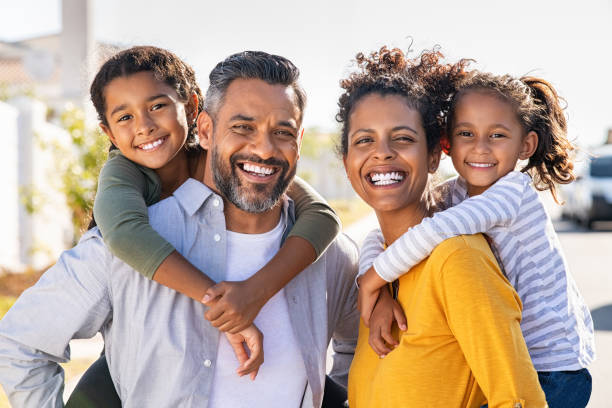
#> input picture Lab Activity 09/family.jpg, 612 x 408 px
$ jupyter execute experiment_9.ipynb
#> lines starting #> are read from the running program, lines starting #| are printed output that depends on the picture; after the words box and inside, x2 and y2 are one past the last pixel; in counts of white or black regions, pixels touching at a corner belong together
[cell 1]
import cv2
import numpy as np

[cell 2]
# load models
face_cascade = cv2.CascadeClassifier(cv2.data.haarcascades + 'haarcascade_frontalface_default.xml')
eye_cascade = cv2.CascadeClassifier(cv2.data.haarcascades + 'haarcascade_eye.xml')
smile_cascade = cv2.CascadeClassifier(cv2.data.haarcascades + 'haarcascade_smile.xml')

[cell 3]
img = cv2.imread("family.jpg")  # Load image
#> img is the input picture: shape (408, 612, 3); mean B, G, R 155.4, 167.7, 186.6
cv2.imshow("Image", img)  # Display the image
cv2.waitKey(0)  # Wait for a key press
cv2.destroyAllWindows()  # Close all windows

[cell 4]
gray = cv2.cvtColor(img, cv2.COLOR_BGR2GRAY)  # Convert to grayscale
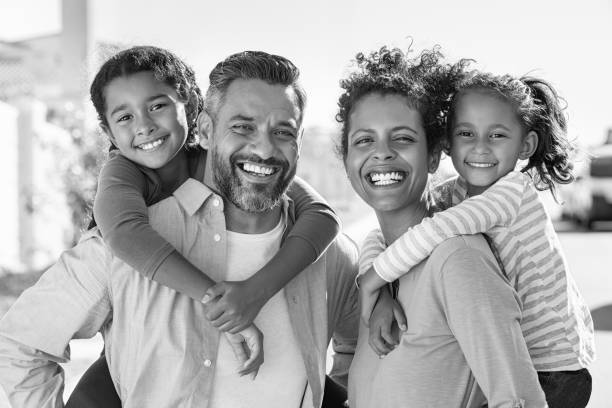
#> gray: shape (408, 612); min 0, max 255, mean 172
cv2.imshow("Grayscale Image", gray)  # Display the grayscale image
cv2.waitKey(0)  # Wait for a key press
cv2.destroyAllWindows()  # Close all windows

[cell 5]
# detect
face_cascade = cv2.CascadeClassifier(cv2.data.haarcascades + 'haarcascade_frontalface_default.xml')
eye_cascade = cv2.CascadeClassifier(cv2.data.haarcascades + 'haarcascade_eye.xml')
smile_cascade = cv2.CascadeClassifier(cv2.data.haarcascades + 'haarcascade_smile.xml')

[cell 6]
faces = face_cascade.detectMultiScale(gray, 1.3, 5)
#> faces = [[444, 107, 77, 77], [93, 77, 89, 89], [213, 91, 104, 104], [334, 100, 101, 101]]

[cell 7]
# draw bounding boxes for each face detected
for (x,y,w,h) in faces:
    img = cv2.rectangle(img, (x,y), (x + w, y + h), (255,0,0), 2)
    roi_gray = gray[y:y+h, x:x+w] # roi: region of interest
    roi_color = img[y:y+h, x:x+w]
    eyes = eye_cascade.detectMultiScale(roi_gray)
    for (ex,ey,ew,eh) in eyes:
        cv2.rectangle(roi_color,(ex,ey),(ex+ew,ey+eh),(0,255,0),2)
#> this loop made 4 passes
#> (x, y, w, h, eyes) on passes 1 to 4: (444, 107, 77, 77, [[11, 16, 22, 22], [41, 17, 24, 24]]), (93, 77, 89, 89, [[50, 18, 25, 25], [20, 30, 23, 23]]), (213, 91, 104, 104, [[14, 21, 32, 32], [57, 31, 22, 22]]), (334, 100, 101, 101, [[17, 28, 26, 26], [56, 26, 28, 28]])
#> pass 1, `roi_gray = gray[y:y+h, x:x+w]`:
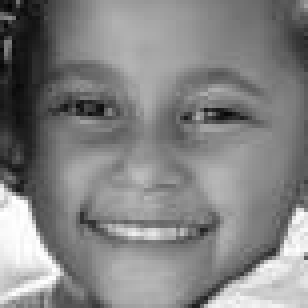
#> roi_gray: shape (77, 77) (shown 4 times larger); min 3, max 255, mean 130.7
#> pass 1, `roi_color = img[y:y+h, x:x+w]`:
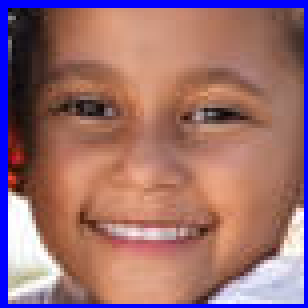
#> roi_color: shape (77, 77, 3) (shown 4 times larger); mean B, G, R 113, 109.8, 153.9
#> after the loop:
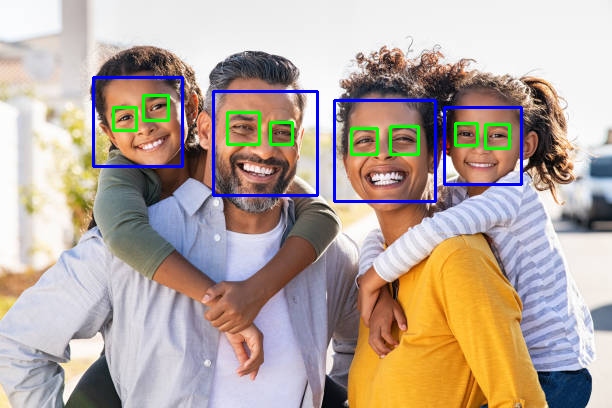
#> img: shape (408, 612, 3); mean B, G, R 156.9, 166.7, 182.2
#> after the loop:
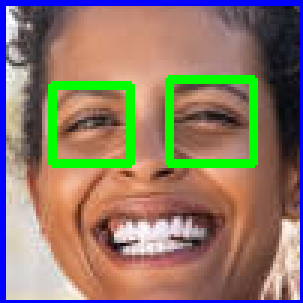
#> roi_color: shape (101, 101, 3) (shown 3 times larger); mean B, G, R 105.8, 120.7, 141.6
#> after the loop:
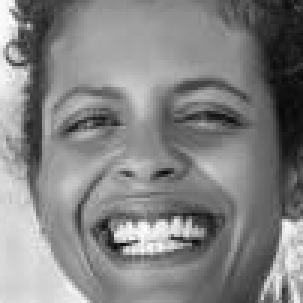
#> roi_gray: shape (101, 101) (shown 3 times larger); min 8, max 255, mean 131.5

[cell 8]
cv2.imshow("Image", img)
cv2.waitKey(0)
cv2.destroyAllWindows()

[cell 9]
img = cv2.imread("family.jpg")  # Load image
cv2.imshow("Image", img)  # Display the image
cv2.waitKey(0)  # Wait for a key press
cv2.destroyAllWindows()  # Close all windows

[cell 10]
gray = cv2.cvtColor(img, cv2.COLOR_BGR2GRAY) # convert to gray scale

[cell 11]
# detect
faces = face_cascade.detectMultiScale(gray, 1.3, 5)

[cell 12]
# draw bounding boxes for each face detected
for (x,y,w,h) in faces:
    img = cv2.rectangle(img, (x,y), (x + w, y + h), (255,0,0), 2)
    roi_gray = gray[y:y+h, x:x+w] # roi: region of interest
    roi_color = img[y:y+h, x:x+w]

    eyes = eye_cascade.detectMultiScale(roi_gray)
    for (ex,ey,ew,eh) in eyes:
      cv2.rectangle(roi_color,(ex,ey),(ex+ew,ey+eh),(0,255,0),2)

    smiles = smile_cascade.detectMultiScale(roi_gray)
    for (sx, sy, sw, sh) in smiles:
      cv2.rectangle(roi_color, (sx, sy), ((sx + sw), (sy + sh)), (0, 0, 255), 2)
#> this loop made 4 passes
#> (x, y, w, h, eyes, smiles) on passes 1 to 3: (444, 107, 77, 77, [[11, 16, 22, 22], [41, 17, 24, 24]], [[16, 48, 42, 21]]), (93, 77, 89, 89, [[50, 18, 25, 25], [20, 30, 23, 23]], [[34, 58, 46, 23]]), (213, 91, 104, 104, [[14, 21, 32, 32], [57, 31, 22, 22]], [[15, 62, 63, 31]])
#> pass 2, `roi_color = img[y:y+h, x:x+w]`:
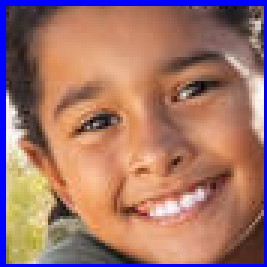
#> roi_color: shape (89, 89, 3) (shown 3 times larger); mean B, G, R 106.7, 116.7, 162
#> pass 3, `img = cv2.rectangle(img, (x,y), (x + w, y + h), (255,0,0), 2)`:
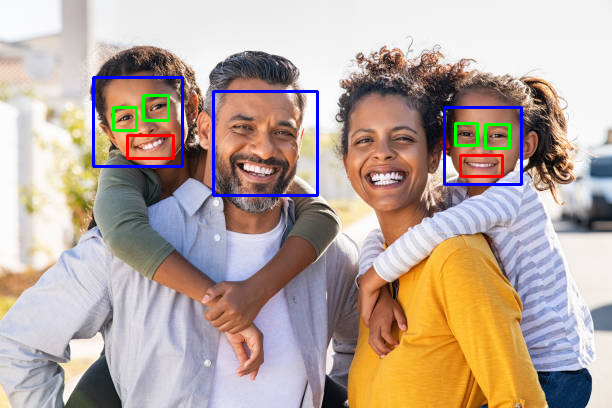
#> img: shape (408, 612, 3); mean B, G, R 156.5, 166.2, 184
#> after the loop:
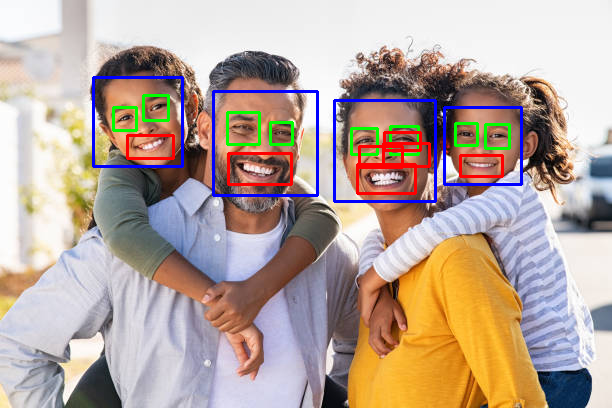
#> img: shape (408, 612, 3); 1.77% of pixels changed, all inside (x1, y1, x2, y2) = (226, 99, 437, 203)
#> after the loop:
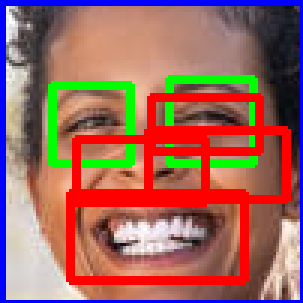
#> roi_color: shape (101, 101, 3) (shown 3 times larger); mean B, G, R 93.9, 103.3, 155.8
